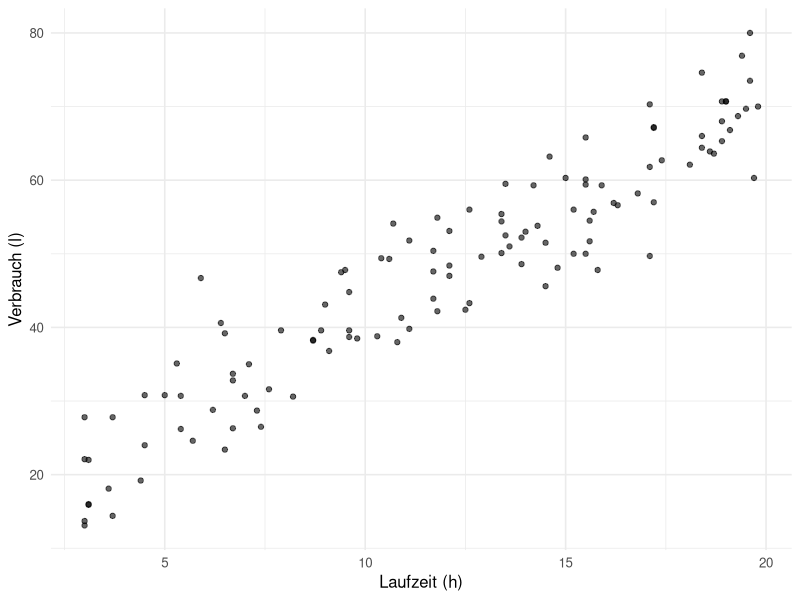
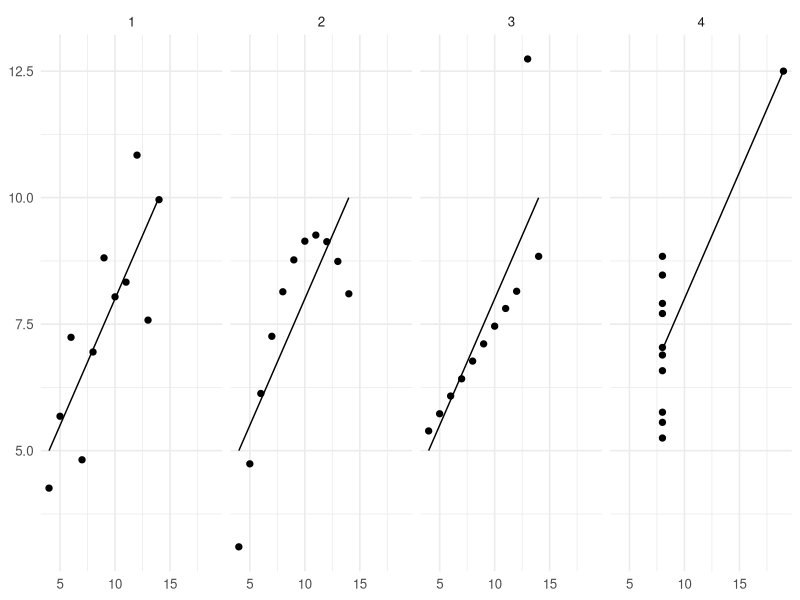

Write the R code that produced these figures, in order.
## ---- chunk 1
#| label: setup-r
#| include: false
library(ggplot2)
library(dplyr)

theme_set(theme_minimal(base_size = 12))
set.seed(42)

anlagen <- data.frame(laufzeit = round(runif(120, 3, 20), 1))
anlagen$verbrauch <- round(14 + 2.8 * anlagen$laufzeit + rnorm(120, 0, 6), 1)
## ---- chunk 2
#| label: fig-streu-r
#| fig-cap: "Erster Blick auf zwei Merkmale. Die Punktwolke steigt und wirkt geradlinig."
#| fig-height: 3.2
ggplot(anlagen, aes(laufzeit, verbrauch)) +
  geom_point(alpha = 0.6) +
  labs(x = "Laufzeit (h)", y = "Verbrauch (l)")
## ---- chunk 3
#| label: kovarianz-r
cov(anlagen$laufzeit, anlagen$verbrauch)
cov(anlagen$laufzeit, anlagen$verbrauch * 1000)   # Milliliter statt Liter
## ---- chunk 4
#| label: korrelation-r
cor(anlagen$laufzeit, anlagen$verbrauch)
cor(anlagen$laufzeit, anlagen$verbrauch * 1000)   # unveraendert

# von Hand, zur Kontrolle
cov(anlagen$laufzeit, anlagen$verbrauch) /
  (sd(anlagen$laufzeit) * sd(anlagen$verbrauch))
## ---- chunk 5
#| label: fig-anscombe-r
#| fig-cap: "Vier Datensätze mit gleichem Mittelwert, gleicher Varianz und gleicher Korrelation."
#| fig-height: 3.4
lang <- data.frame(
  satz = rep(1:4, each = 11),
  x = c(anscombe$x1, anscombe$x2, anscombe$x3, anscombe$x4),
  y = c(anscombe$y1, anscombe$y2, anscombe$y3, anscombe$y4)
)

ggplot(lang, aes(x, y)) +
  geom_point(size = 1.8) +
  geom_smooth(method = "lm", formula = y ~ x, se = FALSE,
              colour = "black", linewidth = 0.5) +
  facet_wrap(~ satz, nrow = 1) +
  labs(x = NULL, y = NULL)
## ---- chunk 6
#| label: anscombe-kennzahlen-r
lang |>
  group_by(satz) |>
  summarise(mittel_x = mean(x), mittel_y = round(mean(y), 2),
            korrelation = round(cor(x, y), 3), .groups = "drop")
## ---- chunk 7
#| label: spearman-r
x <- 1:50
y <- exp(x / 10)          # streng monoton, aber stark gekruemmt

c(pearson  = round(cor(x, y), 3),
  spearman = round(cor(x, y, method = "spearman"), 3))
## ---- chunk 8
#| label: schein-r
# Eine verborgene Groesse treibt beide Merkmale
temperatur <- runif(200, 5, 30)
glace      <- 20 + 3 * temperatur + rnorm(200, 0, 10)
badeunfaelle <- 2 + 0.4 * temperatur + rnorm(200, 0, 2)

round(cor(glace, badeunfaelle), 3)                 # deutlich positiv
# Bei festgehaltener Temperatur verschwindet der Zusammenhang
round(cor(resid(lm(glace ~ temperatur)),
          resid(lm(badeunfaelle ~ temperatur))), 3)
